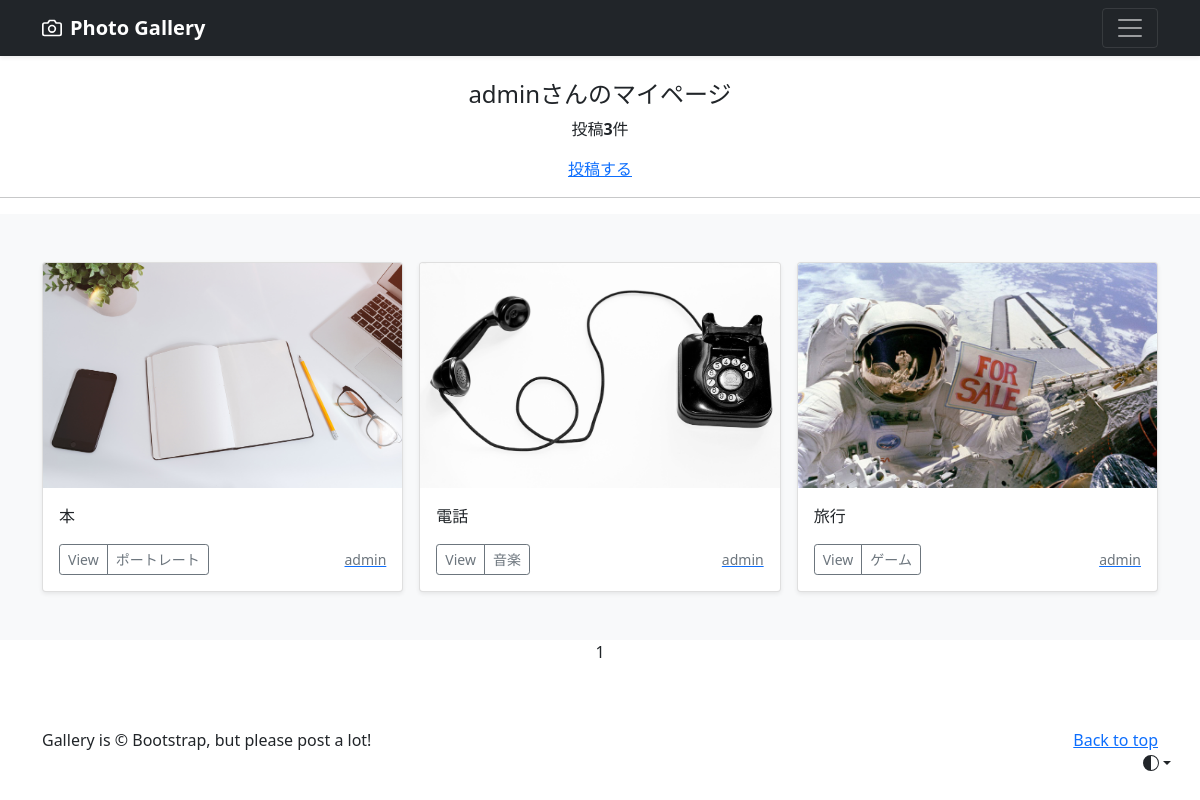
Screenshot of /mypage/ (signed in) with the database file from the repository.
### accounts/models.py (models this page shows)
class CustomUser(AbstractUser):
    pass

### photo/models.py (models this page shows, shortened)
class PhotoPost(models.Model):
    user = models.ForeignKey(
        CustomUser,
        verbose_name='ユーザー',
        on_delete=models.CASCADE
        )
    category = models.ForeignKey(
        Category,
        verbose_name='カテゴリ',
        on_delete=models.PROTECT
        )
    title = models.CharField(
        verbose_name='タイトル',
        max_length=200
        )
    comment = models.TextField(
        verbose_name='コメント'
        )
    image1 = models.ImageField(
        verbose_name='イメージ1',
        upload_to= 'photos'
        )
    image2 = models.ImageField(
        verbose_name='イメージ2',
        upload_to= 'photos',
        blank=True,
        null=True
        )
    posted_at = models.DateTimeField(
        verbose_name='投稿日時',
        auto_now_add=True
        )

class Category(models.Model):
    title = models.CharField(
        verbose_name='カテゴリ',
        max_length=20)

### photo/views.py (the view)
# urls.py: path('mypage/', views.MypageView.as_view(), name = 'mypage'),
class MypageView(ListView):
    template_name = 'mypage.html'
    paginate_by = 9
    def get_queryset(self):
        queryset = PhotoPost.objects.filter(
            user = self.request.user).order_by('-posted_at')
        return queryset

### photo/templates/mypage.html (shortened to what this page needs)
{% extends 'base.html' %}
    {% block contents %}
    {% if user.is_authenticated %}
        <br>
        <div style="text-align:center">
            <h4>{{ user.username }}さんのマイページ</h4>
            {% if object_list.count == 0 %}
                <p>{{ user.username }}さんの投稿はありません</p>
            {% else %}
                <p>投稿<strong>{{ object_list.count }}</strong>件</p>
            {% endif %}
            <a href="{% url 'photo:post' %}">投稿する</a>
        </div>
        <hr>
    {% endif %}
    {% include "photos_list.html" %}
    {% include "pagination.html" %}
    {% endblock %}

### photo/templates/base.html (shortened to what this page needs)
{% load static %}
<!doctype html>
<html lang="ja">
  <head><script src="../assets/js/color-modes.js"></script>
    <link href="https://cdn.jsdelivr.net/npm/bootstrap@5.0.2/dist/css/bootstrap.min.css"
          rel="stylesheet"
>
  </head>
  <body>
    <div class="dropdown position-fixed bottom-0 end-0 mb-3 me-3 bd-mode-toggle">
      <button class="btn btn-bd-primary py-2 dropdown-toggle d-flex align-items-center"
              id="bd-theme"
              type="button"
              aria-expanded="false"
              data-bs-toggle="dropdown"
              aria-label="Toggle theme (auto)">
        <svg class="bi my-1 theme-icon-active" width="1em" height="1em"><use href="#circle-half"></use></svg>
      </button>
    </div>
    <header data-bs-theme="dark">
      <div class="navbar navbar-dark bg-dark shadow-sm">
        <div class="container">
          <a href="{% url 'photo:index' %}"
              class="navbar-brand d-flex align-items-center">
            <strong>Photo Gallery</strong>
          </a>
          <button class="navbar-toggler" type="button" data-bs-toggle="collapse" data-bs-target="#navbarHeader" aria-controls="navbarHeader" aria-expanded="false" aria-label="Toggle navigation">
            <span class="navbar-toggler-icon"></span>
          </button>
        </div>
      </div>
    </header>
    <main>
      {% block contents %}{% endblock %}
    </main>
    <footer class="text-body-secondary py-5">
      <div class="container">
        <p class="float-end mb-1">
          <a href="#">Back to top</a>
        </p>
        <p class="mb-1">Gallery is &copy; Bootstrap, but please post a lot!</p>
      </div>
    </footer>
  </body>
</html>

### photo/templates/photos_list.html (shortened to what this page needs)
  <div class="album py-5 bg-light">
    <div class="container">
      <div class="row row-cols-1 row-cols-sm-2 row-cols-md-3 g-3">
        {% for record in object_list %}
        <div class="col">
          <div class="card shadow-sm">
            <img  src="{{ record.image1.url }}"
                  class="bd-placeholder-img card-img-top" width="100%" height="225" xmlns="http://www.w3.org/2000/svg" role="img" aria-label="Placeholder: Thumbnail" preserveAspectRatio="xMidYMid slice" focusable="false"><title>Placeholder</title><rect width="100%" height="100%" fill="#55595c"/>
            <div class="card-body">
              <p class="card-text">
                {{ record.title }}
              </p>
              <div class="d-flex justify-content-between align-items-center">
                <div class="btn-group">
                   <button type="button"
                            class="btn btn-sm btn-outline-secondary"
                            onclick="location.href='{% url 'photo:photo_detail' record.pk %}'">
                            View</button>
                  <button type="button" class="btn btn-sm btn-outline-secondary"
                          onclick="location.href='{% url 'photo:photos_cat' category=record.category.id %}'">
                          {{ record.category.title }}</button>
                </div>
                <a href="{% url 'photo:user_list' user=record.user.id %}">
                  <small class="text-muted">
                    {{ record.user.username }}</small>
                </a>
              </div>
            </div>
          </div>
        </div>
        {% endfor %}
      </div>
    </div>
  </div>

### photo/templates/pagination.html (shortened to what this page needs)
<ul class="pagination"
    style="justify-content:center">
        {% for num in page_obj.paginator.page_range %}
        {% if page_obj.number == num %}
        <li class="page_item active">
            <span class="page_link">{{ num }}</span>
        {% else %}
        <li class="page_item">
            <a class="page_link" href="?page={{ num }}">{{ num }}</a>
        </li>
        {% endif %}
    {% endfor %}
</ul>

### photo/templates/base.html (style rules this page uses)
.bd-placeholder-img { font-size: 1.125rem; text-anchor: middle; -webkit-user-select: none; -moz-user-select: none; user-select: none; }
.bi { vertical-align: -.125em; fill: currentColor; }
.btn-bd-primary { --bd-violet-bg: #712cf9; --bd-violet-rgb: 112.520718, 44.062154, 249.437846; --bs-btn-font-weight: 600; --bs-btn-color: var(--bs-white); --bs-btn-bg: var(--bd-violet-bg); --bs-btn-border-color: var(--bd-violet-bg); --bs-btn-hover-color: var(--bs-white); --bs-btn-hover-bg: #6528e0; --bs-btn-hover-border-color: #6528e0; --bs-btn-focus-shadow-rgb: var(--bd-violet-rgb); --bs-btn-active-color: var(--bs-btn-hover-color); --bs-btn-active-bg: #5a23c8; --bs-btn-active-border-color: #5a23c8; }
.bd-mode-toggle { z-index: 1500; }

### rows the page displays
CustomUser: username "admin"
PhotoPost: image1 (picture), title "本", category "ポートレート", user.username "admin"
PhotoPost: image1 (picture), title "電話", category "音楽", user.username "admin"
PhotoPost: image1 (picture), title "旅行", category "ゲーム", user.username "admin"

### other values shown
{{ object_list.count }} "3"
{{ num }} "1"
